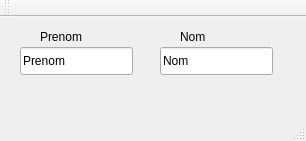
<?xml version="1.0" encoding="UTF-8"?>
<ui version="4.0">
 <class>MainWindow</class>
 <widget class="QMainWindow" name="MainWindow">
  <property name="geometry">
   <rect>
    <x>0</x>
    <y>0</y>
    <width>306</width>
    <height>141</height>
   </rect>
  </property>
  <property name="windowTitle">
   <string>MainWindow</string>
  </property>
  <widget class="QWidget" name="centralWidget">
   <widget class="QLineEdit" name="Prenom">
    <property name="geometry">
     <rect>
      <x>20</x>
      <y>30</y>
      <width>113</width>
      <height>28</height>
     </rect>
    </property>
    <property name="text">
     <string>Prenom</string>
    </property>
   </widget>
   <widget class="QLineEdit" name="Nom">
    <property name="geometry">
     <rect>
      <x>160</x>
      <y>30</y>
      <width>113</width>
      <height>28</height>
     </rect>
    </property>
    <property name="inputMask">
     <string extracomment="Il s'agis du Nom"/>
    </property>
    <property name="text">
     <string>Nom</string>
    </property>
   </widget>
   <widget class="QLabel" name="label">
    <property name="geometry">
     <rect>
      <x>40</x>
      <y>10</y>
      <width>62</width>
      <height>20</height>
     </rect>
    </property>
    <property name="text">
     <string>Prenom</string>
    </property>
   </widget>
   <widget class="QLabel" name="label_2">
    <property name="geometry">
     <rect>
      <x>180</x>
      <y>10</y>
      <width>62</width>
      <height>20</height>
     </rect>
    </property>
    <property name="text">
     <string>Nom</string>
    </property>
   </widget>
  </widget>
  <widget class="QMenuBar" name="menuBar">
   <property name="geometry">
    <rect>
     <x>0</x>
     <y>0</y>
     <width>306</width>
     <height>25</height>
    </rect>
   </property>
  </widget>
  <widget class="QToolBar" name="mainToolBar">
   <attribute name="toolBarArea">
    <enum>TopToolBarArea</enum>
   </attribute>
   <attribute name="toolBarBreak">
    <bool>false</bool>
   </attribute>
  </widget>
  <widget class="QStatusBar" name="statusBar"/>
 </widget>
 <layoutdefault spacing="6" margin="11"/>
 <resources/>
 <connections/>
</ui>
